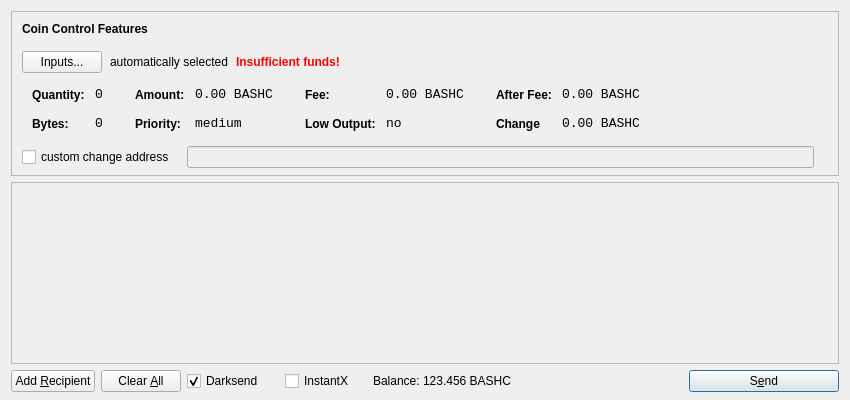
<?xml version="1.0" encoding="UTF-8"?>
<ui version="4.0">
 <class>SendCoinsDialog</class>
 <widget class="QDialog" name="SendCoinsDialog">
  <property name="geometry">
   <rect>
    <x>0</x>
    <y>0</y>
    <width>850</width>
    <height>400</height>
   </rect>
  </property>
  <property name="windowTitle">
   <string>Send Coins</string>
  </property>
  <layout class="QVBoxLayout" name="verticalLayout" stretch="0,1,0">
   <property name="bottomMargin">
    <number>8</number>
   </property>
   <item>
    <widget class="QFrame" name="frameCoinControl">
     <property name="sizePolicy">
      <sizepolicy hsizetype="Expanding" vsizetype="Expanding">
       <horstretch>0</horstretch>
       <verstretch>0</verstretch>
      </sizepolicy>
     </property>
     <property name="maximumSize">
      <size>
       <width>16777215</width>
       <height>16777215</height>
      </size>
     </property>
     <property name="frameShape">
      <enum>QFrame::StyledPanel</enum>
     </property>
     <property name="frameShadow">
      <enum>QFrame::Sunken</enum>
     </property>
     <layout class="QVBoxLayout" name="verticalLayoutCoinControl2">
      <property name="spacing">
       <number>-1</number>
      </property>
      <property name="leftMargin">
       <number>0</number>
      </property>
      <property name="topMargin">
       <number>0</number>
      </property>
      <property name="rightMargin">
       <number>0</number>
      </property>
      <property name="bottomMargin">
       <number>6</number>
      </property>
      <item>
       <layout class="QVBoxLayout" name="verticalLayoutCoinControl" stretch="0,0,0,0,1">
        <property name="spacing">
         <number>0</number>
        </property>
        <property name="leftMargin">
         <number>10</number>
        </property>
        <property name="topMargin">
         <number>10</number>
        </property>
        <item>
         <layout class="QHBoxLayout" name="horizontalLayoutCoinControl1">
          <property name="bottomMargin">
           <number>15</number>
          </property>
          <item>
           <widget class="QLabel" name="labelCoinControlFeatures">
            <property name="sizePolicy">
             <sizepolicy hsizetype="Preferred" vsizetype="Maximum">
              <horstretch>0</horstretch>
              <verstretch>0</verstretch>
             </sizepolicy>
            </property>
            <property name="font">
             <font>
              <weight>75</weight>
              <bold>true</bold>
             </font>
            </property>
            <property name="styleSheet">
             <string notr="true">font-weight:bold;</string>
            </property>
            <property name="text">
             <string>Coin Control Features</string>
            </property>
           </widget>
          </item>
         </layout>
        </item>
        <item>
         <layout class="QHBoxLayout" name="horizontalLayoutCoinControl2" stretch="0,0,0,0">
          <property name="spacing">
           <number>8</number>
          </property>
          <property name="bottomMargin">
           <number>10</number>
          </property>
          <item>
           <widget class="QPushButton" name="pushButtonCoinControl">
            <property name="styleSheet">
             <string notr="true"/>
            </property>
            <property name="text">
             <string>Inputs...</string>
            </property>
           </widget>
          </item>
          <item>
           <widget class="QLabel" name="labelCoinControlAutomaticallySelected">
            <property name="text">
             <string>automatically selected</string>
            </property>
            <property name="margin">
             <number>5</number>
            </property>
           </widget>
          </item>
          <item>
           <widget class="QLabel" name="labelCoinControlInsuffFunds">
            <property name="font">
             <font>
              <weight>75</weight>
              <bold>true</bold>
             </font>
            </property>
            <property name="styleSheet">
             <string notr="true">color:red;font-weight:bold;</string>
            </property>
            <property name="text">
             <string>Insufficient funds!</string>
            </property>
            <property name="margin">
             <number>5</number>
            </property>
           </widget>
          </item>
          <item>
           <spacer name="horizontalSpacerCoinControl">
            <property name="orientation">
             <enum>Qt::Horizontal</enum>
            </property>
            <property name="sizeHint" stdset="0">
             <size>
              <width>40</width>
              <height>1</height>
             </size>
            </property>
           </spacer>
          </item>
         </layout>
        </item>
        <item>
         <widget class="QWidget" name="widgetCoinControl" native="true">
          <property name="sizePolicy">
           <sizepolicy hsizetype="Preferred" vsizetype="Preferred">
            <horstretch>0</horstretch>
            <verstretch>0</verstretch>
           </sizepolicy>
          </property>
          <property name="minimumSize">
           <size>
            <width>0</width>
            <height>0</height>
           </size>
          </property>
          <property name="styleSheet">
           <string notr="true"/>
          </property>
          <layout class="QHBoxLayout" name="horizontalLayoutCoinControl5">
           <property name="margin">
            <number>0</number>
           </property>
           <item>
            <layout class="QHBoxLayout" name="horizontalLayoutCoinControl3" stretch="0,0,0,1">
             <property name="spacing">
              <number>20</number>
             </property>
             <property name="topMargin">
              <number>0</number>
             </property>
             <property name="bottomMargin">
              <number>10</number>
             </property>
             <item>
              <layout class="QFormLayout" name="formLayoutCoinControl1">
               <property name="horizontalSpacing">
                <number>10</number>
               </property>
               <property name="verticalSpacing">
                <number>14</number>
               </property>
               <property name="leftMargin">
                <number>10</number>
               </property>
               <property name="topMargin">
                <number>4</number>
               </property>
               <property name="rightMargin">
                <number>6</number>
               </property>
               <item row="0" column="0">
                <widget class="QLabel" name="labelCoinControlQuantityText">
                 <property name="styleSheet">
                  <string notr="true">font-weight:bold;</string>
                 </property>
                 <property name="text">
                  <string>Quantity:</string>
                 </property>
                 <property name="margin">
                  <number>0</number>
                 </property>
                </widget>
               </item>
               <item row="0" column="1">
                <widget class="QLabel" name="labelCoinControlQuantity">
                 <property name="font">
                  <font>
                   <family>Monospace</family>
                   <pointsize>10</pointsize>
                  </font>
                 </property>
                 <property name="cursor">
                  <cursorShape>IBeamCursor</cursorShape>
                 </property>
                 <property name="contextMenuPolicy">
                  <enum>Qt::ActionsContextMenu</enum>
                 </property>
                 <property name="text">
                  <string>0</string>
                 </property>
                 <property name="margin">
                  <number>0</number>
                 </property>
                 <property name="textInteractionFlags">
                  <set>Qt::LinksAccessibleByMouse|Qt::TextSelectableByKeyboard|Qt::TextSelectableByMouse</set>
                 </property>
                </widget>
               </item>
               <item row="1" column="0">
                <widget class="QLabel" name="labelCoinControlBytesText">
                 <property name="styleSheet">
                  <string notr="true">font-weight:bold;</string>
                 </property>
                 <property name="text">
                  <string>Bytes:</string>
                 </property>
                </widget>
               </item>
               <item row="1" column="1">
                <widget class="QLabel" name="labelCoinControlBytes">
                 <property name="font">
                  <font>
                   <family>Monospace</family>
                   <pointsize>10</pointsize>
                  </font>
                 </property>
                 <property name="cursor">
                  <cursorShape>IBeamCursor</cursorShape>
                 </property>
                 <property name="contextMenuPolicy">
                  <enum>Qt::ActionsContextMenu</enum>
                 </property>
                 <property name="text">
                  <string>0</string>
                 </property>
                 <property name="textInteractionFlags">
                  <set>Qt::LinksAccessibleByMouse|Qt::TextSelectableByKeyboard|Qt::TextSelectableByMouse</set>
                 </property>
                </widget>
               </item>
              </layout>
             </item>
             <item>
              <layout class="QFormLayout" name="formLayoutCoinControl2">
               <property name="horizontalSpacing">
                <number>10</number>
               </property>
               <property name="verticalSpacing">
                <number>14</number>
               </property>
               <property name="leftMargin">
                <number>6</number>
               </property>
               <property name="topMargin">
                <number>4</number>
               </property>
               <property name="rightMargin">
                <number>6</number>
               </property>
               <item row="0" column="0">
                <widget class="QLabel" name="labelCoinControlAmountText">
                 <property name="styleSheet">
                  <string notr="true">font-weight:bold;</string>
                 </property>
                 <property name="text">
                  <string>Amount:</string>
                 </property>
                 <property name="margin">
                  <number>0</number>
                 </property>
                </widget>
               </item>
               <item row="0" column="1">
                <widget class="QLabel" name="labelCoinControlAmount">
                 <property name="font">
                  <font>
                   <family>Monospace</family>
                   <pointsize>10</pointsize>
                  </font>
                 </property>
                 <property name="cursor">
                  <cursorShape>IBeamCursor</cursorShape>
                 </property>
                 <property name="contextMenuPolicy">
                  <enum>Qt::ActionsContextMenu</enum>
                 </property>
                 <property name="text">
                  <string>0.00 BASHC</string>
                 </property>
                 <property name="textInteractionFlags">
                  <set>Qt::LinksAccessibleByMouse|Qt::TextSelectableByKeyboard|Qt::TextSelectableByMouse</set>
                 </property>
                </widget>
               </item>
               <item row="1" column="0">
                <widget class="QLabel" name="labelCoinControlPriorityText">
                 <property name="styleSheet">
                  <string notr="true">font-weight:bold;</string>
                 </property>
                 <property name="text">
                  <string>Priority:</string>
                 </property>
                </widget>
               </item>
               <item row="1" column="1">
                <widget class="QLabel" name="labelCoinControlPriority">
                 <property name="font">
                  <font>
                   <family>Monospace</family>
                   <pointsize>10</pointsize>
                  </font>
                 </property>
                 <property name="cursor">
                  <cursorShape>IBeamCursor</cursorShape>
                 </property>
                 <property name="contextMenuPolicy">
                  <enum>Qt::ActionsContextMenu</enum>
                 </property>
                 <property name="text">
                  <string>medium</string>
                 </property>
                 <property name="textInteractionFlags">
                  <set>Qt::LinksAccessibleByMouse|Qt::TextSelectableByKeyboard|Qt::TextSelectableByMouse</set>
                 </property>
                </widget>
               </item>
              </layout>
             </item>
             <item>
              <layout class="QFormLayout" name="formLayoutCoinControl3">
               <property name="horizontalSpacing">
                <number>10</number>
               </property>
               <property name="verticalSpacing">
                <number>14</number>
               </property>
               <property name="leftMargin">
                <number>6</number>
               </property>
               <property name="topMargin">
                <number>4</number>
               </property>
               <property name="rightMargin">
                <number>6</number>
               </property>
               <item row="0" column="0">
                <widget class="QLabel" name="labelCoinControlFeeText">
                 <property name="styleSheet">
                  <string notr="true">font-weight:bold;</string>
                 </property>
                 <property name="text">
                  <string>Fee:</string>
                 </property>
                 <property name="margin">
                  <number>0</number>
                 </property>
                </widget>
               </item>
               <item row="0" column="1">
                <widget class="QLabel" name="labelCoinControlFee">
                 <property name="font">
                  <font>
                   <family>Monospace</family>
                   <pointsize>10</pointsize>
                  </font>
                 </property>
                 <property name="cursor">
                  <cursorShape>IBeamCursor</cursorShape>
                 </property>
                 <property name="contextMenuPolicy">
                  <enum>Qt::ActionsContextMenu</enum>
                 </property>
                 <property name="text">
                  <string>0.00 BASHC</string>
                 </property>
                 <property name="textInteractionFlags">
                  <set>Qt::LinksAccessibleByMouse|Qt::TextSelectableByKeyboard|Qt::TextSelectableByMouse</set>
                 </property>
                </widget>
               </item>
               <item row="1" column="0">
                <widget class="QLabel" name="labelCoinControlLowOutputText">
                 <property name="styleSheet">
                  <string notr="true">font-weight:bold;</string>
                 </property>
                 <property name="text">
                  <string>Low Output:</string>
                 </property>
                </widget>
               </item>
               <item row="1" column="1">
                <widget class="QLabel" name="labelCoinControlLowOutput">
                 <property name="font">
                  <font>
                   <family>Monospace</family>
                   <pointsize>10</pointsize>
                  </font>
                 </property>
                 <property name="cursor">
                  <cursorShape>IBeamCursor</cursorShape>
                 </property>
                 <property name="contextMenuPolicy">
                  <enum>Qt::ActionsContextMenu</enum>
                 </property>
                 <property name="text">
                  <string>no</string>
                 </property>
                 <property name="textInteractionFlags">
                  <set>Qt::LinksAccessibleByMouse|Qt::TextSelectableByKeyboard|Qt::TextSelectableByMouse</set>
                 </property>
                </widget>
               </item>
              </layout>
             </item>
             <item>
              <layout class="QFormLayout" name="formLayoutCoinControl4">
               <property name="horizontalSpacing">
                <number>10</number>
               </property>
               <property name="verticalSpacing">
                <number>14</number>
               </property>
               <property name="leftMargin">
                <number>6</number>
               </property>
               <property name="topMargin">
                <number>4</number>
               </property>
               <property name="rightMargin">
                <number>6</number>
               </property>
               <item row="0" column="0">
                <widget class="QLabel" name="labelCoinControlAfterFeeText">
                 <property name="styleSheet">
                  <string notr="true">font-weight:bold;</string>
                 </property>
                 <property name="text">
                  <string>After Fee:</string>
                 </property>
                 <property name="margin">
                  <number>0</number>
                 </property>
                </widget>
               </item>
               <item row="0" column="1">
                <widget class="QLabel" name="labelCoinControlAfterFee">
                 <property name="font">
                  <font>
                   <family>Monospace</family>
                   <pointsize>10</pointsize>
                  </font>
                 </property>
                 <property name="cursor">
                  <cursorShape>IBeamCursor</cursorShape>
                 </property>
                 <property name="contextMenuPolicy">
                  <enum>Qt::ActionsContextMenu</enum>
                 </property>
                 <property name="text">
                  <string>0.00 BASHC</string>
                 </property>
                 <property name="textInteractionFlags">
                  <set>Qt::LinksAccessibleByMouse|Qt::TextSelectableByKeyboard|Qt::TextSelectableByMouse</set>
                 </property>
                </widget>
               </item>
               <item row="1" column="0">
                <widget class="QLabel" name="labelCoinControlChangeText">
                 <property name="styleSheet">
                  <string notr="true">font-weight:bold;</string>
                 </property>
                 <property name="text">
                  <string>Change</string>
                 </property>
                </widget>
               </item>
               <item row="1" column="1">
                <widget class="QLabel" name="labelCoinControlChange">
                 <property name="font">
                  <font>
                   <family>Monospace</family>
                   <pointsize>10</pointsize>
                  </font>
                 </property>
                 <property name="cursor">
                  <cursorShape>IBeamCursor</cursorShape>
                 </property>
                 <property name="contextMenuPolicy">
                  <enum>Qt::ActionsContextMenu</enum>
                 </property>
                 <property name="text">
                  <string>0.00 BASHC</string>
                 </property>
                 <property name="textInteractionFlags">
                  <set>Qt::LinksAccessibleByMouse|Qt::TextSelectableByKeyboard|Qt::TextSelectableByMouse</set>
                 </property>
                </widget>
               </item>
              </layout>
             </item>
            </layout>
           </item>
          </layout>
         </widget>
        </item>
        <item>
         <layout class="QHBoxLayout" name="horizontalLayoutCoinControl4" stretch="0,0,0">
          <property name="spacing">
           <number>12</number>
          </property>
          <property name="sizeConstraint">
           <enum>QLayout::SetDefaultConstraint</enum>
          </property>
          <property name="topMargin">
           <number>5</number>
          </property>
          <property name="rightMargin">
           <number>5</number>
          </property>
          <item>
           <widget class="QCheckBox" name="checkBoxCoinControlChange">
            <property name="text">
             <string>custom change address</string>
            </property>
           </widget>
          </item>
          <item>
           <widget class="QLineEdit" name="lineEditCoinControlChange">
            <property name="enabled">
             <bool>false</bool>
            </property>
            <property name="sizePolicy">
             <sizepolicy hsizetype="Expanding" vsizetype="Fixed">
              <horstretch>0</horstretch>
              <verstretch>0</verstretch>
             </sizepolicy>
            </property>
           </widget>
          </item>
          <item>
           <widget class="QLabel" name="labelCoinControlChangeLabel">
            <property name="sizePolicy">
             <sizepolicy hsizetype="Preferred" vsizetype="Expanding">
              <horstretch>0</horstretch>
              <verstretch>0</verstretch>
             </sizepolicy>
            </property>
            <property name="minimumSize">
             <size>
              <width>0</width>
              <height>0</height>
             </size>
            </property>
            <property name="text">
             <string/>
            </property>
            <property name="margin">
             <number>3</number>
            </property>
           </widget>
          </item>
         </layout>
        </item>
        <item>
         <spacer name="verticalSpacerCoinControl">
          <property name="orientation">
           <enum>Qt::Vertical</enum>
          </property>
          <property name="sizeHint" stdset="0">
           <size>
            <width>800</width>
            <height>1</height>
           </size>
          </property>
         </spacer>
        </item>
       </layout>
      </item>
     </layout>
    </widget>
   </item>
   <item>
    <widget class="QScrollArea" name="scrollArea">
     <property name="widgetResizable">
      <bool>true</bool>
     </property>
     <widget class="QWidget" name="scrollAreaWidgetContents">
      <property name="geometry">
       <rect>
        <x>0</x>
        <y>0</y>
        <width>830</width>
        <height>165</height>
       </rect>
      </property>
      <layout class="QVBoxLayout" name="verticalLayout_2">
       <property name="margin">
        <number>0</number>
       </property>
       <item>
        <layout class="QVBoxLayout" name="entries">
         <property name="spacing">
          <number>6</number>
         </property>
        </layout>
       </item>
       <item>
        <spacer name="verticalSpacer">
         <property name="orientation">
          <enum>Qt::Vertical</enum>
         </property>
         <property name="sizeHint" stdset="0">
          <size>
           <width>20</width>
           <height>40</height>
          </size>
         </property>
        </spacer>
       </item>
      </layout>
     </widget>
    </widget>
   </item>
   <item>
    <layout class="QHBoxLayout" name="horizontalLayout">
     <item>
      <widget class="QPushButton" name="addButton">
       <property name="toolTip">
        <string>Send to multiple recipients at once</string>
       </property>
       <property name="text">
        <string>Add &amp;Recipient</string>
       </property>
       <property name="autoDefault">
        <bool>false</bool>
       </property>
      </widget>
     </item>
     <item>
      <widget class="QPushButton" name="clearButton">
       <property name="sizePolicy">
        <sizepolicy hsizetype="Minimum" vsizetype="Fixed">
         <horstretch>0</horstretch>
         <verstretch>0</verstretch>
        </sizepolicy>
       </property>
       <property name="toolTip">
        <string>Remove all transaction fields</string>
       </property>
       <property name="text">
        <string>Clear &amp;All</string>
       </property>
       <property name="autoRepeatDelay">
        <number>300</number>
       </property>
       <property name="autoDefault">
        <bool>false</bool>
       </property>
      </widget>
     </item>
     <item>
      <layout class="QHBoxLayout" name="horizontalLayout_2">
       <property name="spacing">
        <number>3</number>
       </property>
        <item>
        <widget class="QCheckBox" name="checkUseDarksend">
         <property name="minimumSize">
          <size>
           <width>95</width>
           <height>0</height>
          </size>
         </property>
         <property name="text">
          <string>Darksend</string>
         </property>
         <property name="checked">
          <bool>true</bool>
         </property>
        </widget>
       </item>
       <item>
        <widget class="QCheckBox" name="checkInstantX">
         <property name="enabled">
          <bool>true</bool>
         </property>
         <property name="minimumSize">
          <size>
           <width>85</width>
           <height>0</height>
          </size>
         </property>
         <property name="text">
          <string>InstantX</string>
         </property>
        </widget>
       </item>
       <item>
        <widget class="QLabel" name="label">
         <property name="sizePolicy">
          <sizepolicy hsizetype="Preferred" vsizetype="Fixed">
           <horstretch>0</horstretch>
           <verstretch>0</verstretch>
          </sizepolicy>
         </property>
         <property name="text">
          <string>Balance:</string>
         </property>
        </widget>
       </item>
       <item>
        <widget class="QLabel" name="labelBalance">
         <property name="sizePolicy">
          <sizepolicy hsizetype="Preferred" vsizetype="Fixed">
           <horstretch>0</horstretch>
           <verstretch>0</verstretch>
          </sizepolicy>
         </property>
         <property name="cursor">
          <cursorShape>IBeamCursor</cursorShape>
         </property>
         <property name="text">
          <string>123.456 BASHC</string>
         </property>
         <property name="textInteractionFlags">
          <set>Qt::LinksAccessibleByMouse|Qt::TextSelectableByKeyboard|Qt::TextSelectableByMouse</set>
         </property>
        </widget>
       </item>
      </layout>
     </item>
     <item>
      <spacer name="horizontalSpacer">
       <property name="orientation">
        <enum>Qt::Horizontal</enum>
       </property>
       <property name="sizeHint" stdset="0">
        <size>
         <width>40</width>
         <height>20</height>
        </size>
       </property>
      </spacer>
     </item>
     <item>
      <widget class="QPushButton" name="sendButton">
       <property name="minimumSize">
        <size>
         <width>150</width>
         <height>0</height>
        </size>
       </property>
       <property name="toolTip">
        <string>Confirm the send action</string>
       </property>
       <property name="text">
        <string>S&amp;end</string>
       </property>
       <property name="icon">
        <iconset resource="../bitcoin.qrc">
         <normaloff>:/icons/send</normaloff>:/icons/send</iconset>
       </property>
       <property name="default">
        <bool>true</bool>
       </property>
      </widget>
     </item>
    </layout>
   </item>
  </layout>
 </widget>
 <resources>
  <include location="../bitcoin.qrc"/>
 </resources>
 <connections/>
</ui>
